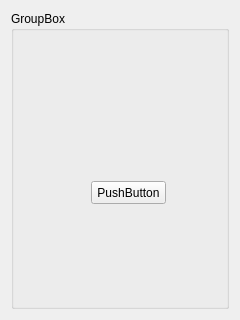
<?xml version="1.0" encoding="UTF-8"?>
<ui version="4.0">
 <class>DeleteTimePoint</class>
 <widget class="QWidget" name="DeleteTimePoint">
  <property name="geometry">
   <rect>
    <x>0</x>
    <y>0</y>
    <width>240</width>
    <height>320</height>
   </rect>
  </property>
  <property name="windowTitle">
   <string>Form</string>
  </property>
  <layout class="QVBoxLayout" name="verticalLayout">
   <item>
    <widget class="QGroupBox" name="groupBox">
     <property name="title">
      <string>GroupBox</string>
     </property>
     <widget class="BaseEntityComboBox" name="widget" native="true">
      <property name="geometry">
       <rect>
        <x>60</x>
        <y>90</y>
        <width>120</width>
        <height>80</height>
       </rect>
      </property>
     </widget>
     <widget class="QPushButton" name="pushButton">
      <property name="geometry">
       <rect>
        <x>80</x>
        <y>170</y>
        <width>75</width>
        <height>23</height>
       </rect>
      </property>
      <property name="text">
       <string>PushButton</string>
      </property>
     </widget>
     <widget class="BaseEntityComboBox" name="widget_2" native="true">
      <property name="geometry">
       <rect>
        <x>70</x>
        <y>10</y>
        <width>120</width>
        <height>80</height>
       </rect>
      </property>
     </widget>
    </widget>
   </item>
  </layout>
 </widget>
 <customwidgets>
  <customwidget>
   <class>BaseEntityComboBox</class>
   <extends>QWidget</extends>
   <header location="global">GUI/BasicWidgets/BaseEntityComboBox.h</header>
   <container>1</container>
  </customwidget>
 </customwidgets>
 <resources/>
 <connections/>
</ui>
